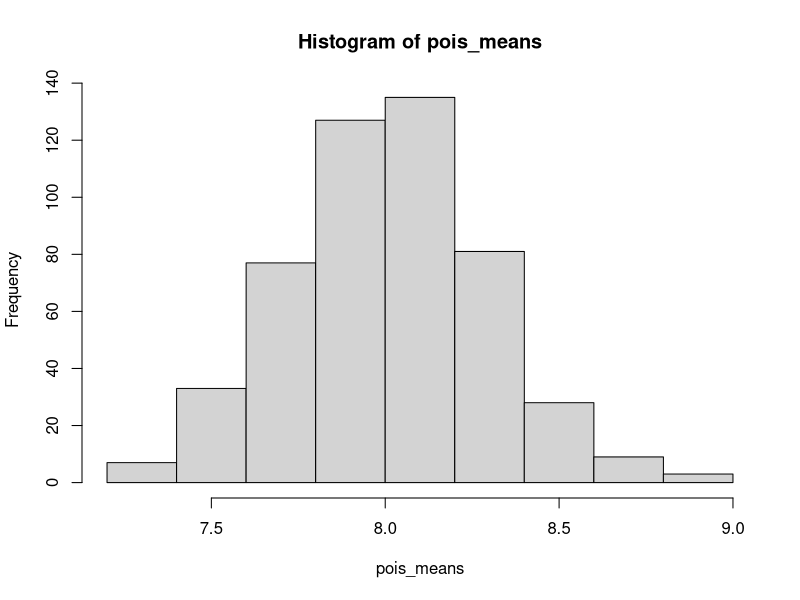
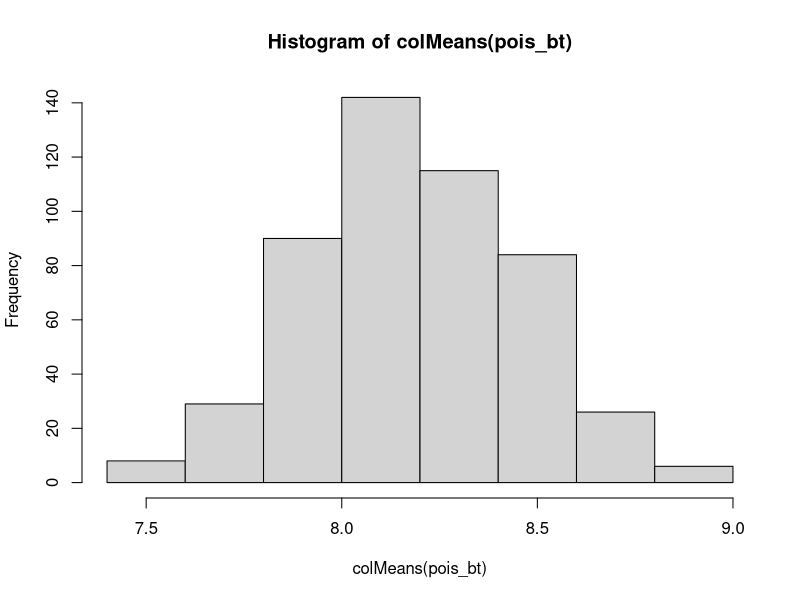

Write R code to recreate these figures, in order.
#### DSCI 626 - Understanding sampling distributions
#### (Using the replicate() function to simulate the sampling process)


set.seed(65)

#First, make a hypothetical "population" and visualize the distribution

pois_pop <- rpois(n=100000, lambda=8)
length(pois_pop)
mean(pois_pop)
var(pois_pop)


#Use the replicate() function to take 500 samples of size 100
pois_samps <- replicate(n=500, expr=sample(pois_pop, size=100,
                                           replace=FALSE))

dim(pois_samps)
class(pois_samps)
head(pois_samps)


#Calculate the 500 different sample means using ?
pois_means <- colMeans(pois_samps)
#pois_means <- apply(pois_samps, MARGIN=2, FUN=mean)


#Look at distribution of sample means and summarize it
hist(pois_means)
mean(pois_means)

#sd(pois_means)/sqrt(500)

#NOTE: In class I said that we needed to divide by sqrt(500) to get the
#      "standard error of the mean," but that's not quite right.

sd(pois_means) # is technically the std. error of the mean, 
               # but we usually only have one sample.

# Our approximation for the standard error of the mean from one sample could be:
sd(pois_samps[,1])/sqrt(100) #0.287692


#### As an exercise: Calc. a bootstrap (500) standard error of the mean from one sample
####                 of the pois_samps samples (e.g. the first sample)

pois_samps[,1]


pois_bt <- replicate(n=500, expr=sample(pois_samps[,1], size=100,
                                        replace=TRUE))

hist(colMeans(pois_bt))
mean(colMeans(pois_bt))
sd(colMeans(pois_bt)) #0.2757311



